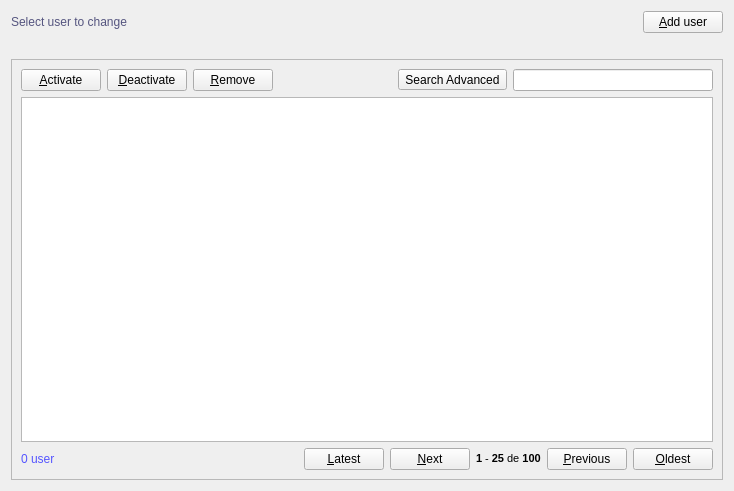
<?xml version="1.0" encoding="UTF-8"?>
<ui version="4.0">
 <class>User</class>
 <widget class="QWidget" name="User">
  <property name="geometry">
   <rect>
    <x>0</x>
    <y>0</y>
    <width>734</width>
    <height>491</height>
   </rect>
  </property>
  <property name="windowTitle">
   <string>User</string>
  </property>
  <property name="windowIcon">
   <iconset resource="../../../crud-2/resources/ui/resources.qrc">
    <normaloff>:/default/static/default/icons/22x22/face-devilish.png</normaloff>:/default/static/default/icons/22x22/face-devilish.png</iconset>
  </property>
  <layout class="QGridLayout" name="gridLayout_2">
   <item row="0" column="0">
    <layout class="QHBoxLayout" name="horizontalLayout_2">
     <item>
      <widget class="QLabel" name="titleLabel">
       <property name="styleSheet">
        <string notr="true">color: rgb(85, 85, 127);
font: 75 14pt &quot;DejaVu Sans Mono&quot;;</string>
       </property>
       <property name="text">
        <string>Select user to change</string>
       </property>
      </widget>
     </item>
     <item>
      <spacer name="horizontalSpacer">
       <property name="orientation">
        <enum>Qt::Horizontal</enum>
       </property>
       <property name="sizeHint" stdset="0">
        <size>
         <width>40</width>
         <height>20</height>
        </size>
       </property>
      </spacer>
     </item>
     <item>
      <widget class="QPushButton" name="newPushButton">
       <property name="text">
        <string>&amp;Add user</string>
       </property>
       <property name="icon">
        <iconset resource="../../../crud-2/resources/ui/resources.qrc">
         <normaloff>:/default/static/default/icons/22x22/document-new.png</normaloff>:/default/static/default/icons/22x22/document-new.png</iconset>
       </property>
       <property name="shortcut">
        <string>Ctrl+N</string>
       </property>
      </widget>
     </item>
    </layout>
   </item>
   <item row="1" column="0">
    <widget class="QLabel" name="statusLabel">
     <property name="styleSheet">
      <string notr="true"/>
     </property>
     <property name="text">
      <string/>
     </property>
    </widget>
   </item>
   <item row="2" column="0">
    <widget class="QFrame" name="frame">
     <property name="frameShape">
      <enum>QFrame::StyledPanel</enum>
     </property>
     <property name="frameShadow">
      <enum>QFrame::Raised</enum>
     </property>
     <layout class="QGridLayout" name="gridLayout">
      <item row="0" column="0">
       <layout class="QHBoxLayout" name="horizontalLayout_3">
        <item>
         <widget class="QPushButton" name="activatePushButton">
          <property name="text">
           <string>&amp;Activate</string>
          </property>
          <property name="icon">
           <iconset resource="../../../crud-2/resources/ui/resources.qrc">
            <normaloff>:/default/static/default/icons/22x22/dialog-ok-apply.png</normaloff>:/default/static/default/icons/22x22/dialog-ok-apply.png</iconset>
          </property>
          <property name="shortcut">
           <string>Ctrl+E</string>
          </property>
         </widget>
        </item>
        <item>
         <widget class="QPushButton" name="deactivatePushButton">
          <property name="text">
           <string>&amp;Deactivate</string>
          </property>
          <property name="icon">
           <iconset resource="../../../crud-2/resources/ui/resources.qrc">
            <normaloff>:/default/static/default/icons/22x22/dialog-ok.png</normaloff>:/default/static/default/icons/22x22/dialog-ok.png</iconset>
          </property>
          <property name="shortcut">
           <string>Ctrl+Shift+E</string>
          </property>
         </widget>
        </item>
        <item>
         <widget class="QPushButton" name="removePushButton">
          <property name="text">
           <string>&amp;Remove</string>
          </property>
          <property name="icon">
           <iconset resource="../../../crud-2/resources/ui/resources.qrc">
            <normaloff>:/default/static/default/icons/22x22/edit-delete.png</normaloff>:/default/static/default/icons/22x22/edit-delete.png</iconset>
          </property>
          <property name="shortcut">
           <string>Ctrl+Del</string>
          </property>
         </widget>
        </item>
        <item>
         <spacer name="horizontalSpacer_2">
          <property name="orientation">
           <enum>Qt::Horizontal</enum>
          </property>
          <property name="sizeHint" stdset="0">
           <size>
            <width>40</width>
            <height>20</height>
           </size>
          </property>
         </spacer>
        </item>
        <item>
         <widget class="QToolButton" name="searchAdvancedToolButton">
          <property name="text">
           <string>Search Advanced</string>
          </property>
          <property name="icon">
           <iconset resource="../../../crud-2/resources/ui/resources.qrc">
            <normaloff>:/default/static/default/icons/22x22/page-zoom.png</normaloff>:/default/static/default/icons/22x22/page-zoom.png</iconset>
          </property>
          <property name="shortcut">
           <string>Ctrl+K</string>
          </property>
          <property name="checkable">
           <bool>true</bool>
          </property>
         </widget>
        </item>
        <item>
         <widget class="QLineEdit" name="searchLineEdit">
          <property name="minimumSize">
           <size>
            <width>200</width>
            <height>0</height>
           </size>
          </property>
          <property name="styleSheet">
           <string notr="true">color: rgb(170, 170, 255); 
font: oblique 8pt &quot;DejaVu Sans Mono&quot;;</string>
          </property>
          <property name="dragEnabled">
           <bool>true</bool>
          </property>
         </widget>
        </item>
       </layout>
      </item>
      <item row="1" column="0">
       <widget class="QTableView" name="userTableView">
        <property name="alternatingRowColors">
         <bool>true</bool>
        </property>
        <property name="sortingEnabled">
         <bool>true</bool>
        </property>
       </widget>
      </item>
      <item row="2" column="0">
       <layout class="QHBoxLayout" name="horizontalLayout">
        <item>
         <widget class="QLabel" name="statusTableViewLabel">
          <property name="styleSheet">
           <string notr="true">color: rgb(85, 85, 255);</string>
          </property>
          <property name="text">
           <string>0 user</string>
          </property>
         </widget>
        </item>
        <item>
         <spacer name="horizontalSpacer_4">
          <property name="orientation">
           <enum>Qt::Horizontal</enum>
          </property>
          <property name="sizeHint" stdset="0">
           <size>
            <width>40</width>
            <height>20</height>
           </size>
          </property>
         </spacer>
        </item>
        <item>
         <widget class="QPushButton" name="latestPushButton">
          <property name="text">
           <string>&amp;Latest</string>
          </property>
          <property name="icon">
           <iconset resource="../../../crud-2/resources/ui/resources.qrc">
            <normaloff>:/default/static/default/icons/22x22/go-previous-view.png</normaloff>:/default/static/default/icons/22x22/go-previous-view.png</iconset>
          </property>
          <property name="shortcut">
           <string>Ctrl+Shift+Left, Ctrl+Shift+PgUp</string>
          </property>
         </widget>
        </item>
        <item>
         <widget class="QPushButton" name="nextPushButton">
          <property name="text">
           <string>&amp;Next</string>
          </property>
          <property name="icon">
           <iconset resource="../../../crud-2/resources/ui/resources.qrc">
            <normaloff>:/default/static/default/icons/22x22/go-previous.png</normaloff>:/default/static/default/icons/22x22/go-previous.png</iconset>
          </property>
          <property name="shortcut">
           <string>Ctrl+Left, Ctrl+PgUp</string>
          </property>
         </widget>
        </item>
        <item>
         <widget class="QLabel" name="statusPaginationLabel">
          <property name="text">
           <string>&lt;!DOCTYPE HTML PUBLIC &quot;-//W3C//DTD HTML 4.0//EN&quot; &quot;http://www.w3.org/TR/REC-html40/strict.dtd&quot;&gt;
&lt;html&gt;&lt;head&gt;&lt;meta name=&quot;qrichtext&quot; content=&quot;1&quot; /&gt;&lt;style type=&quot;text/css&quot;&gt;
p, li { white-space: pre-wrap; }
&lt;/style&gt;&lt;/head&gt;&lt;body style=&quot; font-family:'DejaVu Sans Mono'; font-size:8pt; font-weight:400; font-style:normal;&quot;&gt;
&lt;p style=&quot; margin-top:0px; margin-bottom:0px; margin-left:0px; margin-right:0px; -qt-block-indent:0; text-indent:0px;&quot;&gt;&lt;span style=&quot; font-weight:600;&quot;&gt;1&lt;/span&gt; - &lt;span style=&quot; font-weight:600;&quot;&gt;25&lt;/span&gt; de &lt;span style=&quot; font-weight:600;&quot;&gt;100&lt;/span&gt;&lt;/p&gt;&lt;/body&gt;&lt;/html&gt;</string>
          </property>
         </widget>
        </item>
        <item>
         <widget class="QPushButton" name="previousPushButton">
          <property name="text">
           <string>&amp;Previous</string>
          </property>
          <property name="icon">
           <iconset resource="../../../crud-2/resources/ui/resources.qrc">
            <normaloff>:/default/static/default/icons/22x22/go-next.png</normaloff>:/default/static/default/icons/22x22/go-next.png</iconset>
          </property>
          <property name="shortcut">
           <string>Ctrl+Right, Ctrl+PgDown</string>
          </property>
         </widget>
        </item>
        <item>
         <widget class="QPushButton" name="oldestPushButton">
          <property name="text">
           <string>&amp;Oldest</string>
          </property>
          <property name="icon">
           <iconset resource="../../../crud-2/resources/ui/resources.qrc">
            <normaloff>:/default/static/default/icons/22x22/go-next-view.png</normaloff>:/default/static/default/icons/22x22/go-next-view.png</iconset>
          </property>
          <property name="shortcut">
           <string>Ctrl+Shift+Right, Ctrl+Shift+PgDown</string>
          </property>
         </widget>
        </item>
       </layout>
      </item>
     </layout>
    </widget>
   </item>
  </layout>
 </widget>
 <tabstops>
  <tabstop>newPushButton</tabstop>
  <tabstop>activatePushButton</tabstop>
  <tabstop>deactivatePushButton</tabstop>
  <tabstop>removePushButton</tabstop>
  <tabstop>searchLineEdit</tabstop>
  <tabstop>searchAdvancedToolButton</tabstop>
  <tabstop>userTableView</tabstop>
  <tabstop>nextPushButton</tabstop>
  <tabstop>previousPushButton</tabstop>
  <tabstop>latestPushButton</tabstop>
  <tabstop>oldestPushButton</tabstop>
 </tabstops>
 <resources>
  <include location="../../../crud-2/resources/ui/resources.qrc"/>
 </resources>
 <connections/>
</ui>
